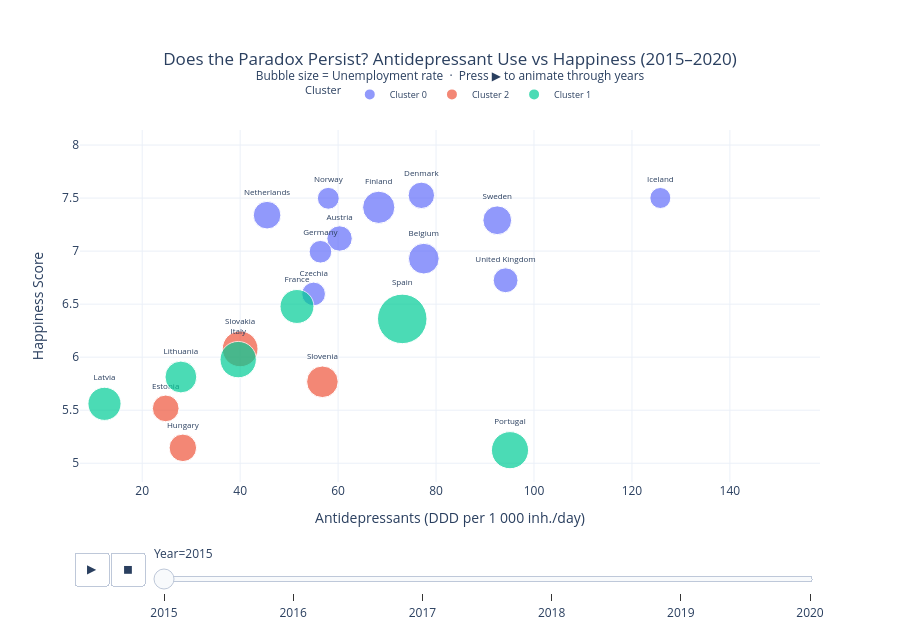

Write notebook code for a chart like this one.
### Markdown cell above
### Chart 1 — Animated Scatter: Does the Paradox Persist Each Year?

Each frame is a single year. If the positive antidepressant–happiness relationship is visible in every frame, the paradox is structural rather than an averaging artefact.

### Code cell
# Animated scatter: Happiness vs Antidepressants, year by year
# Bubble size = Unemployment  ·  Colour = cluster  ·  Text = country name

fig_anim = px.scatter(
    df_tc.sort_values("Year"),
    x="Antidepressants",
    y="Happiness",
    animation_frame="Year",
    animation_group="Country",
    size="Unemployment",
    color="Cluster_label",
    text="Country",                # country name shown on each bubble
    hover_name="Country",
    hover_data={
        "GINI": ":.1f",
        "Unemployment": ":.1f",
        "Antidepressants": ":.1f",
        "Cluster_label": False,
        "Year": False,
    },
    color_discrete_sequence=cluster_colors[:K],
    size_max=35,
    title=(
        "Does the Paradox Persist? Antidepressant Use vs Happiness (2015–2020)<br>"
        "<sup>Bubble size = Unemployment rate  ·  Press ▶ to animate through years</sup>"
    ),
    labels={
        "Antidepressants": "Antidepressants (DDD per 1 000 inh./day)",
        "Happiness": "Happiness Score",
        "Cluster_label": "Cluster",
    },
    template="plotly_white",
    height=640,
)

# Show text labels on all frames
fig_anim.update_traces(textposition="top center", textfont_size=8, mode="markers+text")

# Fix axis ranges so bubbles don't jump around between frames
fig_anim.update_layout(
    title_x=0.5,
    xaxis=dict(range=[df_tc["Antidepressants"].min() - 5, df_tc["Antidepressants"].max() + 5]),
    yaxis=dict(range=[df_tc["Happiness"].min() - 0.3,     df_tc["Happiness"].max() + 0.3]),
    # Horizontal legend just below the subtitle, above the plot
    legend=dict(
        title_text="Cluster",
        orientation="h",
        x=0.5, xanchor="center",
        y=1.06, yanchor="bottom",
        font=dict(size=9),
    ),
    margin=dict(t=130, b=60),
)

fig_anim.show()
fig_anim.write_html("./docs/visualizations/happiness_animated.html", include_plotlyjs="cdn",
                    config={"responsive": True})
print("Saved → ./docs/visualizations/happiness_animated.html")

### Figure 1 — Plotly figure (JSON) as saved in the notebook; plotly's stock layout.template omitted (floating-point values rounded to 4 significant figures)
{"data": [{"customdata": [[30.5, 5.802, "Cluster 0", 2015], [27.7, 8.482, "Cluster 0", 2015], [25.9, 5.048, "Cluster 0", 2015], [28.2, 6.278, "Cluster 0", 2015], [27.1, 9.376, "Cluster 0", 2015], [31.4, 4.612, "Cluster 0", 2015], [26.8, 3.979, "Cluster 0", 2015], [27.5, 4.296, "Cluster 0", 2015], [28.2, 6.872, "Cluster 0", 2015], [29.2, 7.432, "Cluster 0", 2015], [33.3, 5.552, "Cluster 0", 2015]], "hovertemplate": "<b>%{hovertext}</b><br><br>Antidepressants (DDD per 1 000 inh./day)=%{x:.1f}<br>Happiness Score=%{y}<br>Unemployment=%{customdata[1]:.1f}<br>Country=%{text}<br>GINI=%{customdata[0]:.1f}<extra></extra>", "hovertext": ["Austria", "Belgium", "Czechia", "Denmark", "Finland", "Germany", "Iceland", "Norway", "Netherlands", "Sweden", "United Kingdom"], "ids": ["Austria", "Belgium", "Czechia", "Denmark", "Finland", "Germany", "Iceland", "Norway", "Netherlands", "Sweden", "United Kingdom"], "legendgroup": "Cluster 0", "marker": {"color": "#636EFA", "size": [5.802, 8.482, 5.048, 6.278, 9.376, 4.612, 3.979, 4.296, 6.872, 7.432, 5.552], "sizemode": "area", "sizeref": 0.01801, "symbol": "circle"}, "mode": "markers+text", "name": "Cluster 0", "orientation": "v", "showlegend": true, "text": ["Austria", "Belgium", "Czechia", "Denmark", "Finland", "Germany", "Iceland", "Norway", "Netherlands", "Sweden", "United Kingdom"], "textfont": {"size": 8}, "textposition": "top center", "type": "scatter", "x": [60.3, 77.5, 55.0, 77.0, 68.3, 56.4, 125.8, 58.0, 45.5, 92.5, 94.2], "xaxis": "x", "y": [7.119, 6.929, 6.596, 7.526, 7.413, 6.994, 7.501, 7.498, 7.339, 7.291, 6.725], "yaxis": "y"}, {"customdata": [[32.7, 6.412, "Cluster 2", 2015], [30.4, 6.813, "Cluster 2", 2015], [26.5, 11.49, "Cluster 2", 2015], [25.4, 8.962, "Cluster 2", 2015]], "hovertemplate": "<b>%{hovertext}</b><br><br>Antidepressants (DDD per 1 000 inh./day)=%{x:.1f}<br>Happiness Score=%{y}<br>Unemployment=%{customdata[1]:.1f}<br>Country=%{text}<br>GINI=%{customdata[0]:.1f}<extra></extra>", "hovertext": ["Estonia", "Hungary", "Slovakia", "Slovenia"], "ids": ["Estonia", "Hungary", "Slovakia", "Slovenia"], "legendgroup": "Cluster 2", "marker": {"color": "#EF553B", "size": [6.412, 6.813, 11.49, 8.962], "sizemode": "area", "sizeref": 0.01801, "symbol": "circle"}, "mode": "markers+text", "name": "Cluster 2", "orientation": "v", "showlegend": true, "text": ["Estonia", "Hungary", "Slovakia", "Slovenia"], "textfont": {"size": 8}, "textposition": "top center", "type": "scatter", "x": [24.8, 28.3, 40.0, 56.8], "xaxis": "x", "y": [5.517, 5.145, 6.078, 5.768], "yaxis": "y"}, {"customdata": [[32.7, 10.35, "Cluster 1", 2015], [35.4, 11.9, "Cluster 1", 2015], [35.5, 12.4, "Cluster 1", 2015], [37.4, 9.12, "Cluster 1", 2015], [34.2, 9.873, "Cluster 1", 2015], [36.2, 22.06, "Cluster 1", 2015]], "hovertemplate": "<b>%{hovertext}</b><br><br>Antidepressants (DDD per 1 000 inh./day)=%{x:.1f}<br>Happiness Score=%{y}<br>Unemployment=%{customdata[1]:.1f}<br>Country=%{text}<br>GINI=%{customdata[0]:.1f}<extra></extra>", "hovertext": ["France", "Italy", "Portugal", "Lithuania", "Latvia", "Spain"], "ids": ["France", "Italy", "Portugal", "Lithuania", "Latvia", "Spain"], "legendgroup": "Cluster 1", "marker": {"color": "#00CC96", "size": [10.35, 11.9, 12.4, 9.12, 9.873, 22.06], "sizemode": "area", "sizeref": 0.01801, "symbol": "circle"}, "mode": "markers+text", "name": "Cluster 1", "orientation": "v", "showlegend": true, "text": ["France", "Italy", "Portugal", "Lithuania", "Latvia", "Spain"], "textfont": {"size": 8}, "textposition": "top center", "type": "scatter", "x": [51.6, 39.6, 95.1, 27.9, 12.3, 73.1], "xaxis": "x", "y": [6.478, 5.977, 5.123, 5.813, 5.56, 6.361], "yaxis": "y"}], "layout": {"height": 640, "legend": {"font": {"size": 9}, "itemsizing": "constant", "orientation": "h", "title": {"text": "Cluster"}, "tracegroupgap": 0, "x": 0.5, "xanchor": "center", "y": 1.06, "yanchor": "bottom"}, "margin": {"b": 60, "t": 130}, "sliders": [{"active": 0, "currentvalue": {"prefix": "Year="}, "len": 0.9, "pad": {"b": 10, "t": 60}, "steps": [{"args": [["2015"], {"frame": {"duration": 0, "redraw": false}, "fromcurrent": true, "mode": "immediate", "transition": {"duration": 0, "easing": "linear"}}], "label": "2015", "method": "animate"}, {"args": [["2016"], {"frame": {"duration": 0, "redraw": false}, "fromcurrent": true, "mode": "immediate", "transition": {"duration": 0, "easing": "linear"}}], "label": "2016", "method": "animate"}, {"args": [["2017"], {"frame": {"duration": 0, "redraw": false}, "fromcurrent": true, "mode": "immediate", "transition": {"duration": 0, "easing": "linear"}}], "label": "2017", "method": "animate"}, {"args": [["2018"], {"frame": {"duration": 0, "redraw": false}, "fromcurrent": true, "mode": "immediate", "transition": {"duration": 0, "easing": "linear"}}], "label": "2018", "method": "animate"}, {"args": [["2019"], {"frame": {"duration": 0, "redraw": false}, "fromcurrent": true, "mode": "immediate", "transition": {"duration": 0, "easing": "linear"}}], "label": "2019", "method": "animate"}, {"args": [["2020"], {"frame": {"duration": 0, "redraw": false}, "fromcurrent": true, "mode": "immediate", "transition": {"duration": 0, "easing": "linear"}}], "label": "2020", "method": "animate"}], "x": 0.1, "xanchor": "left", "y": 0, "yanchor": "top"}], "title": {"text": "Does the Paradox Persist? Antidepressant Use vs Happiness (2015–2020)<br><sup>Bubble size = Unemployment rate  ·  Press ▶ to animate through years</sup>", "x": 0.5}, "updatemenus": [{"buttons": [{"args": [null, {"frame": {"duration": 500, "redraw": false}, "fromcurrent": true, "mode": "immediate", "transition": {"duration": 500, "easing": "linear"}}], "label": "&#9654;", "method": "animate"}, {"args": [[null], {"frame": {"duration": 0, "redraw": false}, "fromcurrent": true, "mode": "immediate", "transition": {"duration": 0, "easing": "linear"}}], "label": "&#9724;", "method": "animate"}], "direction": "left", "pad": {"r": 10, "t": 70}, "showactive": false, "type": "buttons", "x": 0.1, "xanchor": "right", "y": 0, "yanchor": "top"}], "xaxis": {"anchor": "y", "domain": [0, 1], "range": [7.3, 158.4], "title": {"text": "Antidepressants (DDD per 1 000 inh./day)"}}, "yaxis": {"anchor": "x", "domain": [0, 1], "range": [4.823, 8.142], "title": {"text": "Happiness Score"}}}}
